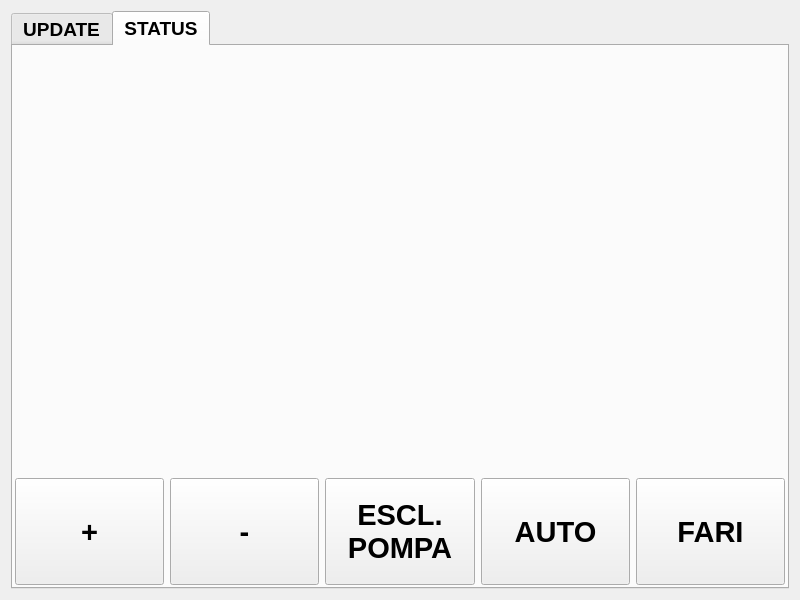
<?xml version="1.0" encoding="UTF-8"?>
<ui version="4.0">
 <class>progECU</class>
 <widget class="QWidget" name="progECU">
  <property name="geometry">
   <rect>
    <x>0</x>
    <y>0</y>
    <width>800</width>
    <height>600</height>
   </rect>
  </property>
  <property name="sizePolicy">
   <sizepolicy hsizetype="Expanding" vsizetype="Expanding">
    <horstretch>0</horstretch>
    <verstretch>0</verstretch>
   </sizepolicy>
  </property>
  <property name="windowTitle">
   <string>ProgECU</string>
  </property>
  <layout class="QGridLayout" name="gridLayout_8">
   <item row="0" column="0">
    <layout class="QGridLayout" name="gridLayout">
     <item row="0" column="0">
      <widget class="QTabWidget" name="tabWidget">
       <property name="font">
        <font>
         <pointsize>14</pointsize>
         <weight>75</weight>
         <bold>true</bold>
        </font>
       </property>
       <property name="currentIndex">
        <number>1</number>
       </property>
       <widget class="QWidget" name="Update">
        <property name="sizePolicy">
         <sizepolicy hsizetype="Expanding" vsizetype="Expanding">
          <horstretch>0</horstretch>
          <verstretch>0</verstretch>
         </sizepolicy>
        </property>
        <attribute name="title">
         <string>UPDATE</string>
        </attribute>
        <layout class="QGridLayout" name="gridLayout_5">
         <item row="0" column="0">
          <layout class="QGridLayout" name="gridLayout_4">
           <property name="sizeConstraint">
            <enum>QLayout::SetMaximumSize</enum>
           </property>
           <item row="0" column="0">
            <widget class="QTextEdit" name="textEdit">
             <property name="font">
              <font>
               <pointsize>12</pointsize>
               <weight>75</weight>
               <bold>true</bold>
              </font>
             </property>
             <property name="autoFillBackground">
              <bool>false</bool>
             </property>
             <property name="styleSheet">
              <string notr="true">background-color: black;</string>
             </property>
            </widget>
           </item>
          </layout>
         </item>
         <item row="1" column="0">
          <layout class="QGridLayout" name="gridLayout_2" rowstretch="0,0,0">
           <property name="sizeConstraint">
            <enum>QLayout::SetMaximumSize</enum>
           </property>
           <property name="topMargin">
            <number>0</number>
           </property>
           <property name="spacing">
            <number>8</number>
           </property>
           <item row="0" column="1">
            <widget class="QLineEdit" name="lineEdit_IP">
             <property name="sizePolicy">
              <sizepolicy hsizetype="Expanding" vsizetype="Minimum">
               <horstretch>0</horstretch>
               <verstretch>0</verstretch>
              </sizepolicy>
             </property>
            </widget>
           </item>
           <item row="1" column="0">
            <widget class="QLabel" name="label_Port">
             <property name="sizePolicy">
              <sizepolicy hsizetype="Minimum" vsizetype="Minimum">
               <horstretch>0</horstretch>
               <verstretch>0</verstretch>
              </sizepolicy>
             </property>
             <property name="font">
              <font>
               <pointsize>15</pointsize>
              </font>
             </property>
             <property name="text">
              <string>Server Port:</string>
             </property>
            </widget>
           </item>
           <item row="0" column="0">
            <widget class="QLabel" name="label_IP">
             <property name="sizePolicy">
              <sizepolicy hsizetype="Minimum" vsizetype="Minimum">
               <horstretch>0</horstretch>
               <verstretch>0</verstretch>
              </sizepolicy>
             </property>
             <property name="font">
              <font>
               <pointsize>15</pointsize>
              </font>
             </property>
             <property name="text">
              <string>Server IP:</string>
             </property>
            </widget>
           </item>
           <item row="1" column="1">
            <widget class="QLineEdit" name="lineEdit_Port">
             <property name="sizePolicy">
              <sizepolicy hsizetype="Expanding" vsizetype="Minimum">
               <horstretch>0</horstretch>
               <verstretch>0</verstretch>
              </sizepolicy>
             </property>
            </widget>
           </item>
           <item row="2" column="0">
            <widget class="QLabel" name="label_File">
             <property name="sizePolicy">
              <sizepolicy hsizetype="Minimum" vsizetype="Minimum">
               <horstretch>0</horstretch>
               <verstretch>0</verstretch>
              </sizepolicy>
             </property>
             <property name="font">
              <font>
               <pointsize>15</pointsize>
              </font>
             </property>
             <property name="text">
              <string>File:</string>
             </property>
            </widget>
           </item>
           <item row="2" column="1">
            <widget class="QLineEdit" name="lineEdit_File">
             <property name="sizePolicy">
              <sizepolicy hsizetype="Expanding" vsizetype="Minimum">
               <horstretch>0</horstretch>
               <verstretch>0</verstretch>
              </sizepolicy>
             </property>
            </widget>
           </item>
           <item row="2" column="2">
            <widget class="QPushButton" name="pushButton_File">
             <property name="text">
              <string>...</string>
             </property>
            </widget>
           </item>
          </layout>
         </item>
         <item row="2" column="0">
          <layout class="QGridLayout" name="gridLayout_3">
           <property name="sizeConstraint">
            <enum>QLayout::SetMinimumSize</enum>
           </property>
           <property name="topMargin">
            <number>0</number>
           </property>
           <property name="spacing">
            <number>0</number>
           </property>
           <item row="0" column="0">
            <widget class="QPushButton" name="pushButton_Connect">
             <property name="sizePolicy">
              <sizepolicy hsizetype="Minimum" vsizetype="Minimum">
               <horstretch>0</horstretch>
               <verstretch>0</verstretch>
              </sizepolicy>
             </property>
             <property name="font">
              <font>
               <pointsize>25</pointsize>
               <weight>75</weight>
               <bold>true</bold>
              </font>
             </property>
             <property name="text">
              <string>Connect</string>
             </property>
            </widget>
           </item>
           <item row="0" column="1">
            <widget class="QPushButton" name="pushButton_Send">
             <property name="sizePolicy">
              <sizepolicy hsizetype="Minimum" vsizetype="Minimum">
               <horstretch>0</horstretch>
               <verstretch>0</verstretch>
              </sizepolicy>
             </property>
             <property name="font">
              <font>
               <pointsize>25</pointsize>
               <weight>75</weight>
               <bold>true</bold>
              </font>
             </property>
             <property name="text">
              <string>Send</string>
             </property>
            </widget>
           </item>
          </layout>
         </item>
        </layout>
       </widget>
       <widget class="QWidget" name="Status">
        <property name="sizePolicy">
         <sizepolicy hsizetype="Expanding" vsizetype="Expanding">
          <horstretch>0</horstretch>
          <verstretch>0</verstretch>
         </sizepolicy>
        </property>
        <attribute name="title">
         <string>STATUS</string>
        </attribute>
        <layout class="QGridLayout" name="gridLayout_7" rowstretch="80,20">
         <property name="leftMargin">
          <number>2</number>
         </property>
         <property name="topMargin">
          <number>2</number>
         </property>
         <property name="rightMargin">
          <number>2</number>
         </property>
         <property name="bottomMargin">
          <number>2</number>
         </property>
         <property name="spacing">
          <number>2</number>
         </property>
         <item row="1" column="0">
          <layout class="QHBoxLayout" name="horizontalLayout_Locale">
           <item>
            <widget class="QPushButton" name="pushButton_Inc">
             <property name="sizePolicy">
              <sizepolicy hsizetype="Minimum" vsizetype="Minimum">
               <horstretch>0</horstretch>
               <verstretch>0</verstretch>
              </sizepolicy>
             </property>
             <property name="font">
              <font>
               <pointsize>22</pointsize>
              </font>
             </property>
             <property name="text">
              <string>+</string>
             </property>
            </widget>
           </item>
           <item>
            <widget class="QPushButton" name="pushButton_Dec">
             <property name="sizePolicy">
              <sizepolicy hsizetype="Minimum" vsizetype="Minimum">
               <horstretch>0</horstretch>
               <verstretch>0</verstretch>
              </sizepolicy>
             </property>
             <property name="font">
              <font>
               <pointsize>22</pointsize>
              </font>
             </property>
             <property name="text">
              <string>-</string>
             </property>
            </widget>
           </item>
           <item>
            <widget class="QPushButton" name="pushButton_Escl">
             <property name="sizePolicy">
              <sizepolicy hsizetype="Minimum" vsizetype="Minimum">
               <horstretch>0</horstretch>
               <verstretch>0</verstretch>
              </sizepolicy>
             </property>
             <property name="font">
              <font>
               <pointsize>22</pointsize>
              </font>
             </property>
             <property name="text">
              <string>ESCL.
POMPA</string>
             </property>
            </widget>
           </item>
           <item>
            <widget class="QPushButton" name="pushButton_Auto">
             <property name="sizePolicy">
              <sizepolicy hsizetype="Minimum" vsizetype="Minimum">
               <horstretch>0</horstretch>
               <verstretch>0</verstretch>
              </sizepolicy>
             </property>
             <property name="font">
              <font>
               <pointsize>22</pointsize>
              </font>
             </property>
             <property name="text">
              <string>AUTO</string>
             </property>
            </widget>
           </item>
           <item>
            <widget class="QPushButton" name="pushButton_Fari">
             <property name="sizePolicy">
              <sizepolicy hsizetype="Minimum" vsizetype="Minimum">
               <horstretch>0</horstretch>
               <verstretch>0</verstretch>
              </sizepolicy>
             </property>
             <property name="font">
              <font>
               <pointsize>22</pointsize>
              </font>
             </property>
             <property name="text">
              <string>FARI</string>
             </property>
            </widget>
           </item>
          </layout>
         </item>
         <item row="0" column="0">
          <widget class="PannelloECU" name="widgetPannelloECU" native="true"/>
         </item>
        </layout>
       </widget>
      </widget>
     </item>
    </layout>
   </item>
  </layout>
 </widget>
 <layoutdefault spacing="6" margin="11"/>
 <customwidgets>
  <customwidget>
   <class>PannelloECU</class>
   <extends>QWidget</extends>
   <header>pannelloecu.h</header>
   <container>1</container>
  </customwidget>
 </customwidgets>
 <resources/>
 <connections/>
</ui>
